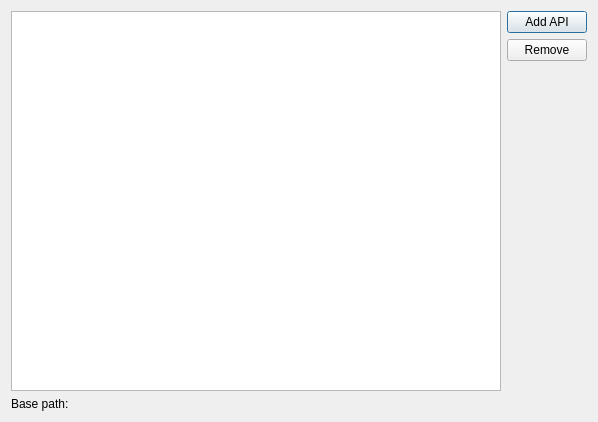
<?xml version="1.0" encoding="UTF-8"?>
<ui version="4.0">
 <class>WidgetPropEditorAPI</class>
 <widget class="QWidget" name="WidgetPropEditorAPI">
  <property name="geometry">
   <rect>
    <x>0</x>
    <y>0</y>
    <width>598</width>
    <height>422</height>
   </rect>
  </property>
  <property name="windowTitle">
   <string>Form</string>
  </property>
  <layout class="QVBoxLayout" name="verticalLayout_2">
   <item>
    <layout class="QHBoxLayout" name="horizontalLayout">
     <item>
      <widget class="QListWidget" name="listWidget">
       <property name="selectionMode">
        <enum>QAbstractItemView::ExtendedSelection</enum>
       </property>
      </widget>
     </item>
     <item>
      <layout class="QVBoxLayout" name="verticalLayout">
       <item>
        <widget class="QPushButton" name="btnAdd">
         <property name="text">
          <string>Add API</string>
         </property>
         <property name="default">
          <bool>true</bool>
         </property>
        </widget>
       </item>
       <item>
        <widget class="QPushButton" name="btnRemove">
         <property name="text">
          <string>Remove</string>
         </property>
        </widget>
       </item>
       <item>
        <spacer name="verticalSpacer">
         <property name="orientation">
          <enum>Qt::Vertical</enum>
         </property>
         <property name="sizeHint" stdset="0">
          <size>
           <width>20</width>
           <height>40</height>
          </size>
         </property>
        </spacer>
       </item>
      </layout>
     </item>
    </layout>
   </item>
   <item>
    <widget class="QLabel" name="lblBasePath">
     <property name="text">
      <string>Base path: </string>
     </property>
    </widget>
   </item>
  </layout>
 </widget>
 <resources/>
 <connections/>
</ui>
